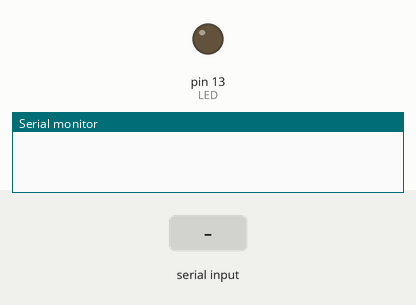
Recording of a sketch running on a simulated Arduino Uno, built with avr-gcc and run on an emulated ATmega328P. Parts: output pins drawn as LEDs (lit = HIGH), the last lines printed to the serial monitor. Inputs (shaded band) come from the test bench.

Above: at 1.2 s.
1.3 s: "90,45\n" received over Serial
At 1.9 s:
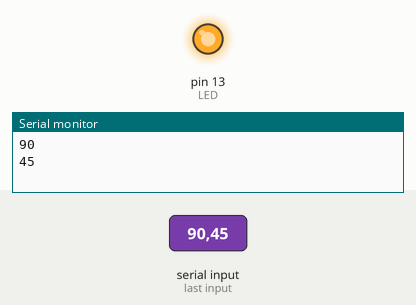
Timing chart, 0 to 4.3 s (numbered marks = the images above; inputs shaded):
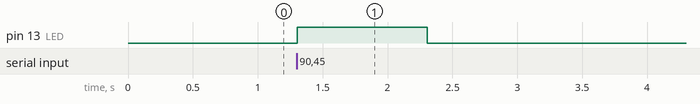

The sketch:

ros2_control_blink.ino
```cpp
const int LED = 13;
int char_to_int(char ch);
void setup() {
  pinMode(LED, OUTPUT);
  Serial.begin(9600);
}

void loop() {
  if (Serial.available() >= 1) {
    int signal = Serial.parseInt();

    Serial.println(signal);
    //
    digitalWrite(LED, signal ? HIGH : LOW);
  }
}

int char_to_int(char ch){
  int a = ch - '0';
  return a;
}
```

Measured:
- after the input at 1.3 s, pin 13 (LED): LOW → HIGH at once, → LOW 1.0 s later
